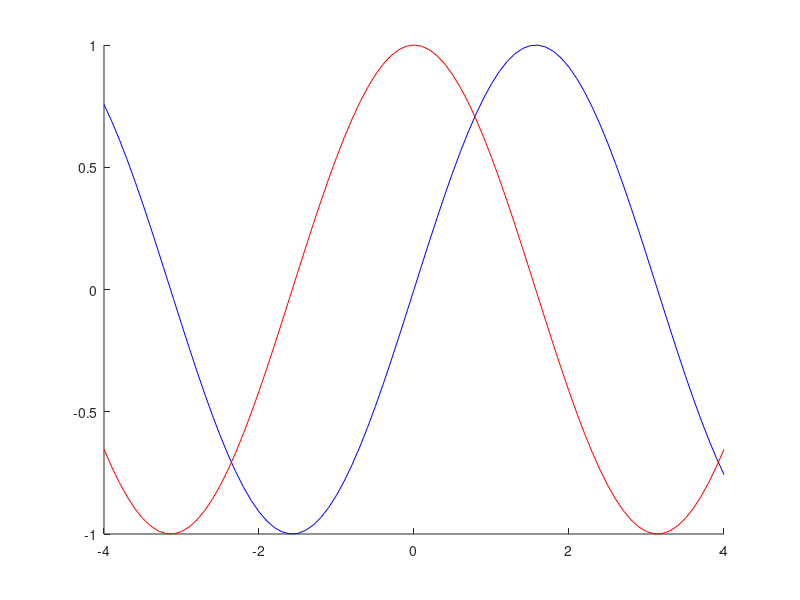
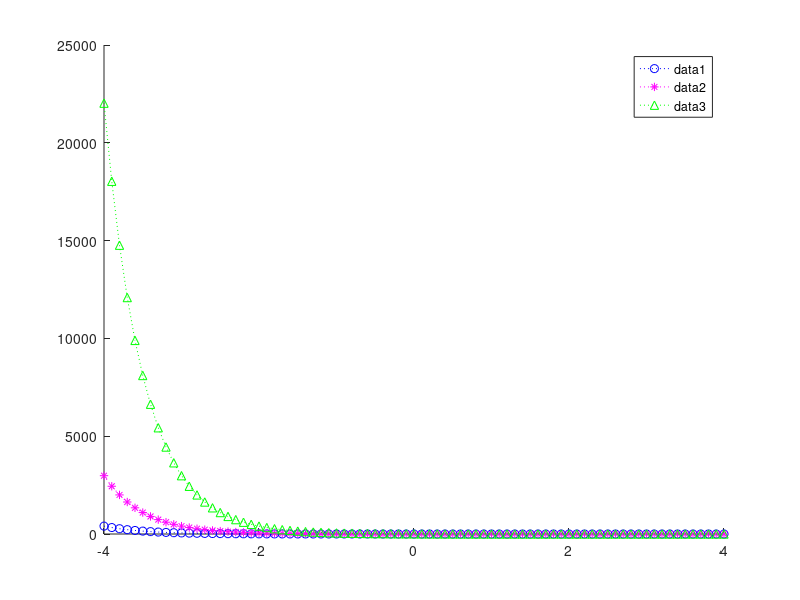
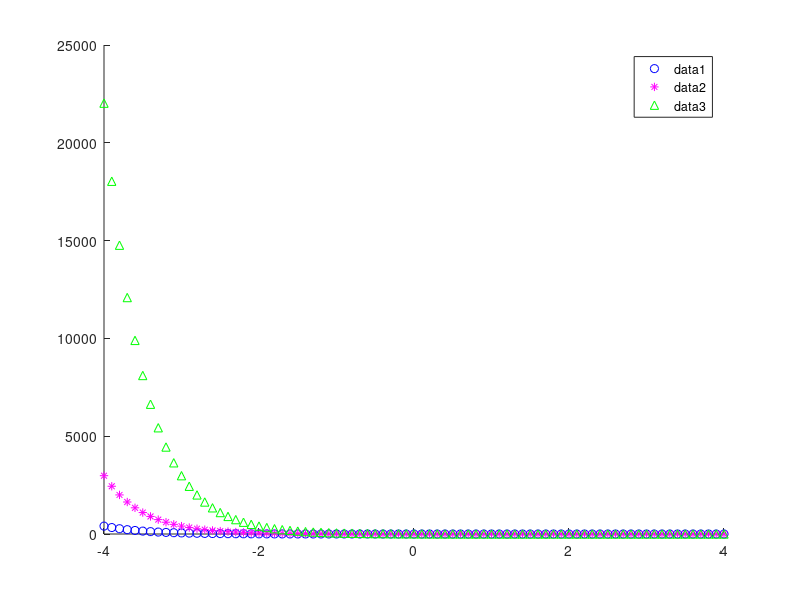
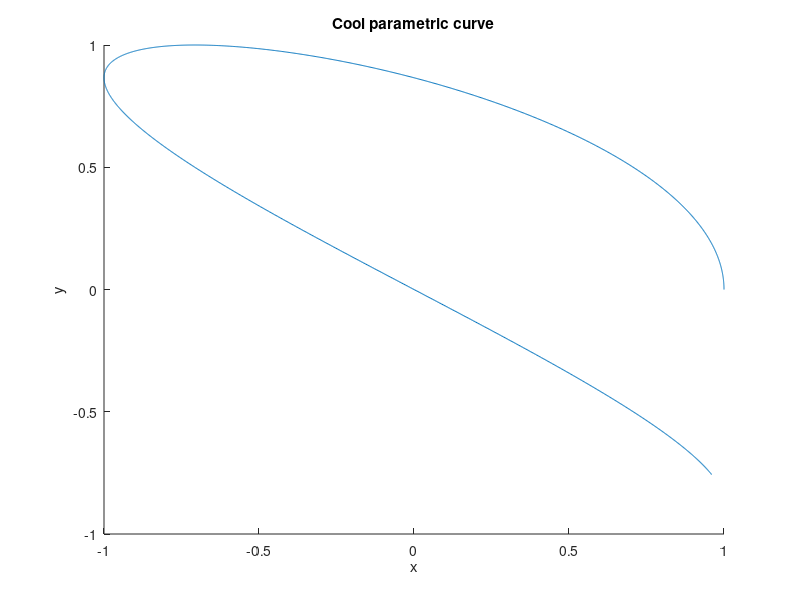

The MATLAB script that drew these images, in order:

% Graphics exercises Session 2

close all

x = -4:0.1:4;
y = sin(x);
c = cos(x);

hold on
plot(x, y, "blue")
plot(x, c, "red")

figure
hold on
plot(x, exp(-2*(x+1)), "bo:")
plot(x, exp(-2*x), "m*:")
plot(x, exp(-2*(x-1)), "g^:")
legend

figure
hold on
plot(x, exp(-2*(x+1)), "bo")
plot(x, exp(-2*x), "m*")
plot(x, exp(-2*(x-1)), "g^")
legend


figure
hold on
t = 0:0.001:2;
x = cos(t*3);
y = sin(2*t);
plot(x, y)
title("Cool parametric curve")
xlabel("x")
ylabel("y")


figure
hold on
x = randn(100,1);
y = 3.*randn(100,1);
plot(x, y, "b.")
xlim([-10 10])
ylim([-12 12])


figure
hold on
t = 0.1:0.1:4;
x = 3.*cos(t);
y = sin(t);
z = 1./t;

plot3(x, y, z)


figure
hold on
[x, y] = meshgrid(-2:0.1:2, -2:0.1:2);
z = exp(-2*x) .* exp(-2*y);
mesh(x, y, z);

figure
surf(x, y, z);
% now you can actually see the surface and move it around in 3d.
